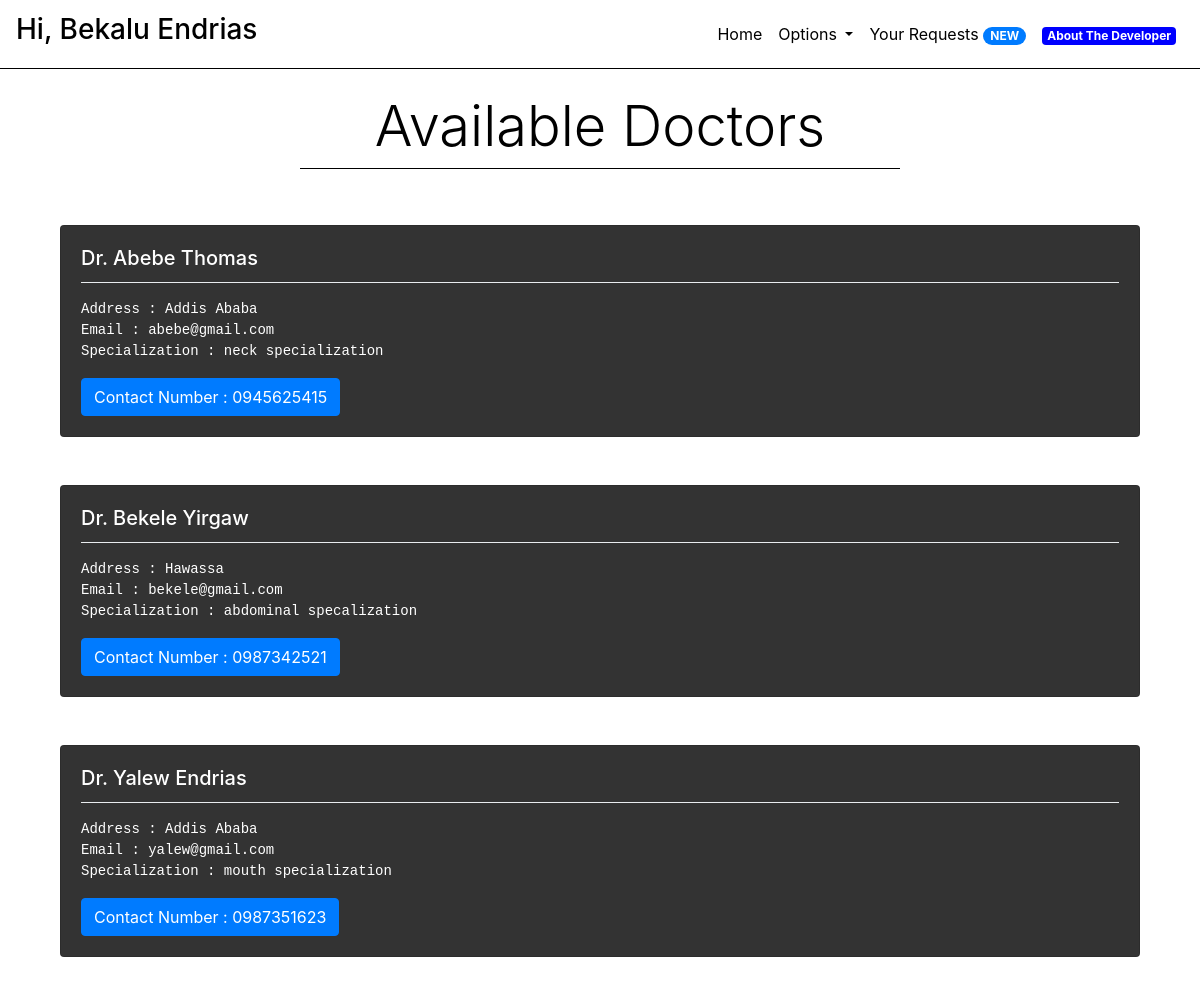
/doctors (signed in), run on the app's committed database.
### core/models.py (models this page shows, shortened)
class Doctor(models.Model):
    name = models.CharField(max_length = 30)
    address = models.CharField(max_length = 100)
    contactNumber = models.CharField(unique = True, max_length = 10)
    email = models.EmailField(unique = True, max_length = 255)
    specialization = models.CharField(max_length = 100)
    passwordHash = models.CharField(max_length = 64)
    emailHash = models.CharField(max_length = 64)

### core/views.py (the view)
# urls.py: path('doctors', views.doctors, name = "doctors"),
def doctors(request):
    context = {
        "doctors" : Doctor.objects.all(),
        "message":"Please Login First."
    }
    if request.session.get('isLoggedIn', False):
        response = render(request,"core/doctors.html",context)
        return responseHeadersModifier(response)
    else:
        response = render(request, "core/doctors.html", context)
        return responseHeadersModifier(response)

### core/views.py (called while the page is built)
def responseHeadersModifier(response):
    response["Cache-Control"] = "no-cache, no-store, must-revalidate"
    response["Pragma"] = "no-cache"
    response["Expires"] = "0"
    return response

### core/templates/core/doctors.html (shortened to what this page needs)
{% extends "core/base.html" %}
{% block bodytag %}
{% load static %}
<body style="background-size: auto auto;">
    {% endblock %}
    {% block body %}
    <br>
    <h1 style="text-align:center;color:black;" class="display-4">
        Available Doctors
    </h1>
    <li class="dropdown-divider" style="margin-left:25%;margin-right:25%;border-color:black"></li>
    <br>
    <br>
    {% if request.session.isLoggedIn %}
    {% for doctor in doctors %}
    <div class="row container" style="margin: 0 auto;">
        <div class="col-sm-12">
            <div class="card" style="background:rgba(0,0,0,0.8);color:white;">
                <div class="card-body">
                    <h5 class="card-title">Dr. {{ doctor.name }}</h5>
                    <li class="dropdown-divider"></li>
                    <p class="card-text">
                    <pre
                        style="color:white">Address : {{ doctor.address }}<br>Email : {{ doctor.email }}<br>Specialization : {{ doctor.specialization }}</pre>
                    </p>
                    <a href="#" class="btn btn-primary">Contact Number : {{ doctor.contactNumber }}</a>
                </div>
            </div>
        </div>
    </div>
    <br>
    <br>
    {% empty %}
    <h1 style="text-align:center;color:white">
        Sorry! No doctors available right now. Please try again later!
    </h1>
    {% endfor %}
    {% else %}
    {% if message %}
    <div style="text-align:center;margin:0 auto;" class="alert alert-warning" role="alert">
        {{ message }}
    </div>
    {% endif %}
    {% endif %}
    {% endblock %}

### data on the page
Doctor: name "Abebe Thomas", address "Addis Ababa", email "abebe@gmail.com", specialization "neck specialization", contactNumber "0945625415"
Doctor: name "Bekele Yirgaw", address "Hawassa", email "bekele@gmail.com", specialization "abdominal specalization", contactNumber "0987342521"
Doctor: name "Yalew Endrias", address "Addis Ababa", email "yalew@gmail.com", specialization "mouth specialization", contactNumber "0987351623"

### other printed values
{{ request.session.Name }} "Bekalu Endrias"
